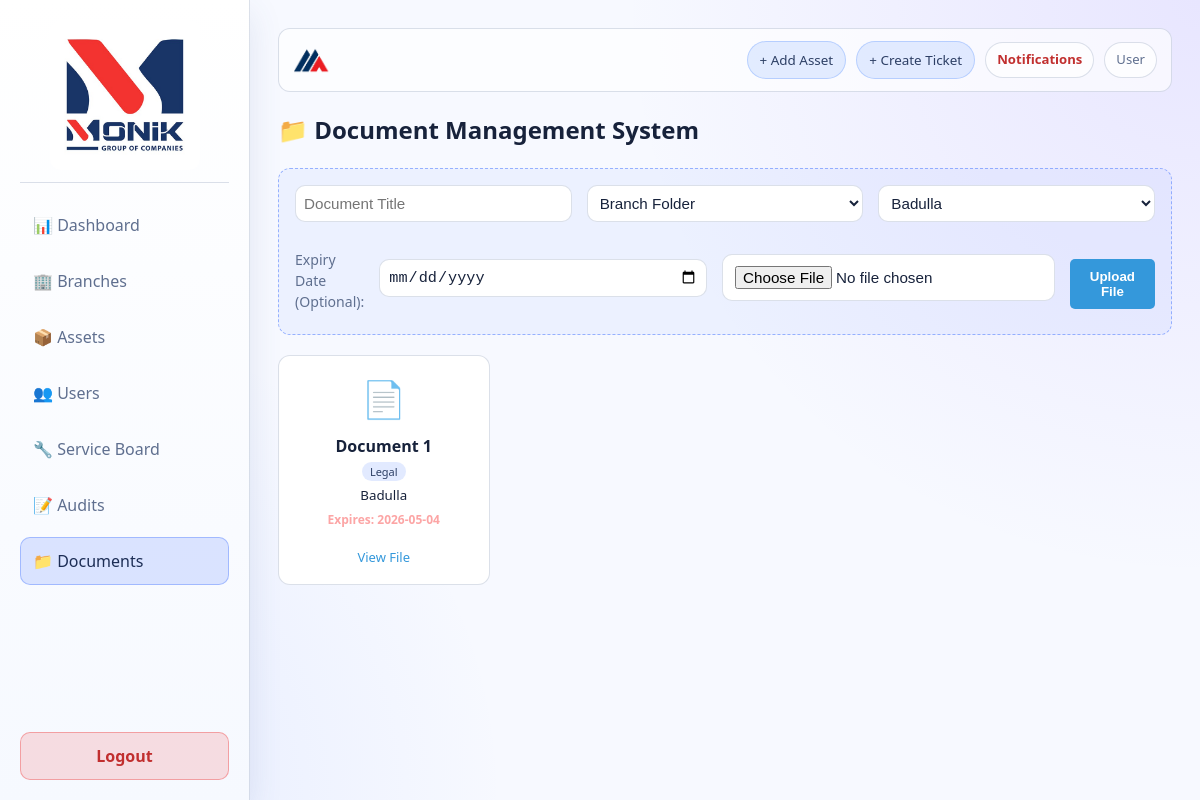
Screenshot of /modules/documents/index.php with the database file from the repository.
### tables this page shows
CREATE TABLE `documents` (
  `doc_id` int(11) NOT NULL,
  `branch_id` int(11) DEFAULT NULL,
  `title` varchar(255) NOT NULL,
  `file_path` varchar(255) NOT NULL,
  `category` enum('Branch','Legal','Contract') NOT NULL,
  `expiry_date` date DEFAULT NULL,
  `uploaded_by` int(11) DEFAULT NULL,
  `uploaded_at` timestamp NOT NULL DEFAULT current_timestamp()
);

CREATE TABLE `branches` (
  `branch_id` int(11) NOT NULL,
  `org_id` int(11) DEFAULT NULL,
  `name` varchar(255) NOT NULL,
  `region` varchar(100) DEFAULT NULL,
  `status` enum('Active','Inactive') DEFAULT 'Active'
);

### modules/documents/index.php (the view, shortened to what this page needs)
<?php
require_once '../../config/db.php';
$query = "SELECT d.*, b.name as branch_name FROM documents d
          JOIN branches b ON d.branch_id = b.branch_id
          ORDER BY d.uploaded_at DESC";
$docs = $pdo->query($query)->fetchAll(PDO::FETCH_ASSOC);
$branches = $pdo->query("SELECT * FROM branches WHERE status = 'Active'")->fetchAll(PDO::FETCH_ASSOC);
?>
<!DOCTYPE html>
<html lang="en">
<?php
  include '../../includes/header.php';
?>
<head>
    <link rel="stylesheet" href="../../assets/css/style.css">
</head>
<body>
    <?php include '../../includes/sidebar.php'; ?>
    <div class="main-wrapper">
        <?php include '../../includes/topbar.php'; ?>
        <h2>📁 Document Management System</h2>
        <div class="upload-zone">
            <form id="uploadForm" enctype="multipart/form-data">
                <div style="display: grid; grid-template-columns: 1fr 1fr 1fr; gap: 15px;">
                    <input type="text" name="title" placeholder="Document Title" required style="width:100%; padding:8px;">
                    <select name="category" required style="padding:8px;">
                        <option value="Branch">Branch Folder</option>
                    </select>
                    <select name="branch_id" required style="padding:8px;">
                        <?php foreach($branches as $b): ?>
                            <option value="<?php echo $b['branch_id']; ?>"><?php echo $b['name']; ?></option>
                        <?php endforeach; ?>
                    </select>
                </div>
                <div style="margin-top: 15px; display: flex; gap: 15px; align-items: center;">
                    <label>Expiry Date (Optional):</label>
                    <input type="date" name="expiry_date" style="padding:8px;">
                    <input type="file" name="doc_file" required>
                    <button type="submit" style="background:#3498db; color:white; padding:10px 20px; border:none; border-radius:5px; cursor:pointer;">Upload File</button>
                </div>
            </form>
        </div>
        <div class="file-grid">
            <?php foreach($docs as $d): ?>
            <div class="file-card">
                <span class="file-icon">📄</span>
                <strong><?php echo $d['title']; ?></strong><br>
                <span class="category-tag"><?php echo $d['category']; ?></span><br>
                <small><?php echo $d['branch_name']; ?></small>
                <?php if($d['expiry_date']): ?>
                    <div class="expiry-alert">Expires: <?php echo $d['expiry_date']; ?></div>
                <?php endif; ?>
                <div style="margin-top:15px;">
                    <a href="../../uploads/<?php echo $d['file_path']; ?>" target="_blank" style="text-decoration:none; color:#3498db; font-size:13px;">View File</a>
                </div>
            </div>
            <?php endforeach; ?>
        </div>
    </div>
</body>
</html>

### assets/css/style.css (style rules this page uses)
:root { --bg: #f7f9ff; --bg-soft: #ffffff; --surface: #ffffff; --surface-2: #f7faff; --text: #17223b; --muted: #5f6f8f; --primary: #4f7cff; --primary-2: #7c5cff; --success: #34d399; --warning: #f59e0b; --danger: #ef4444; --border: rgba(76, 99, 144, 0.2); --shadow: 0 12px 32px rgba(68, 93, 144, 0.12); --radius: 12px; }
* { box-sizing: border-box; }
html, body { margin: 0; padding: 0; min-height: 100%; }
body { font-family: "Segoe UI", Roboto, Arial, sans-serif; background: radial-gradient(circle at top right, rgba(124, 92, 255, 0.12), transparent 40%), radial-gradient(circle at bottom left, rgba(79, 124, 255, 0.12), transparent 35%), var(--bg); color: var(--text); line-height: 1.5; }
a { color: var(--primary-2); text-decoration: none; }
.main-wrapper { margin-left: 250px; padding: 28px; width: calc(100% - 250px); }
label { display: block; margin-bottom: 6px; color: var(--muted); font-size: 0.88rem; }
input, select, textarea { width: 100%; background: var(--bg-soft); color: var(--text); border: 1px solid var(--border); border-radius: 10px; padding: 11px 12px; margin-bottom: 12px; font-size: 0.95rem; }
button, .btn { background: linear-gradient(90deg, var(--primary), var(--primary-2)); border: none; color: white; border-radius: 10px; padding: 11px 14px; font-weight: 600; cursor: pointer; transition: transform 0.15s ease, box-shadow 0.2s ease; }
.file-grid { display: grid; grid-template-columns: repeat(auto-fill, minmax(210px, 1fr)); gap: 16px; margin-top: 20px; }
.file-card { background: #ffffff; border: 1px solid var(--border); border-radius: 12px; text-align: center; padding: 16px; }
.file-icon { font-size: 36px; display: block; margin-bottom: 8px; }
.category-tag { font-size: 11px; background: rgba(79, 124, 255, 0.16); color: #2d3f65; padding: 2px 8px; border-radius: 999px; }
.expiry-alert { color: #fca5a5; font-size: 12px; font-weight: 600; margin-top: 5px; }
.upload-zone { border: 1px dashed rgba(79, 124, 255, 0.55); border-radius: var(--radius); padding: 16px; margin-bottom: 16px; background: rgba(79, 124, 255, 0.06); }

### rows the page displays
documents: title "Document 1", category "Legal", branch.name "Badulla", expiry_date "2026-05-04"

### other values shown
$fullName "User"
form field branch_id "Badulla"
